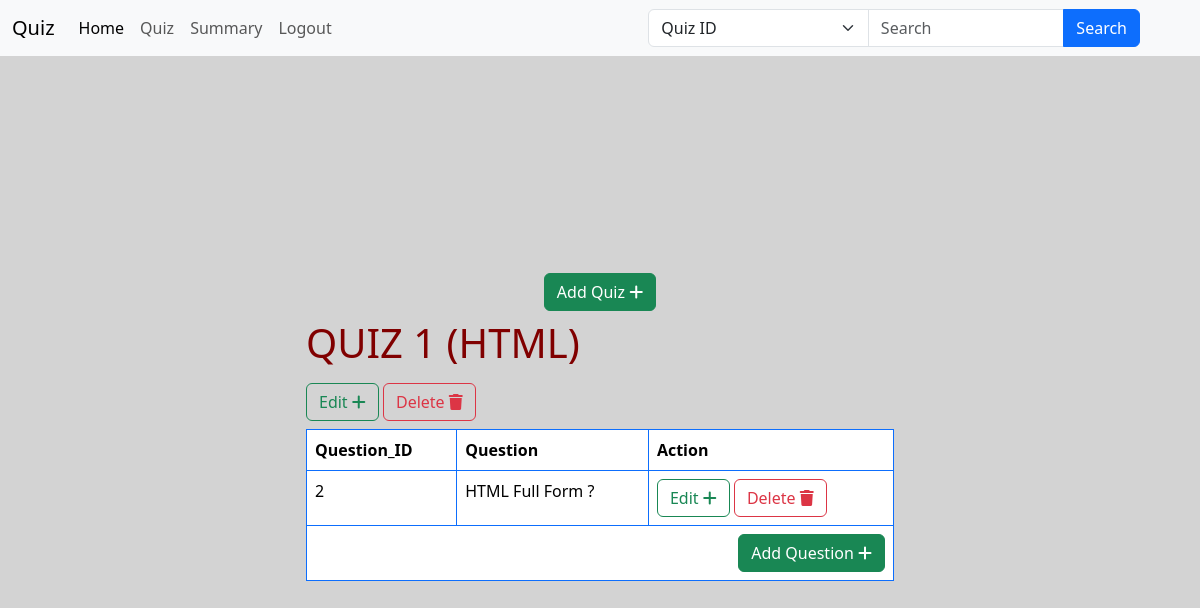
The page /quiz on the database as committed earlier.
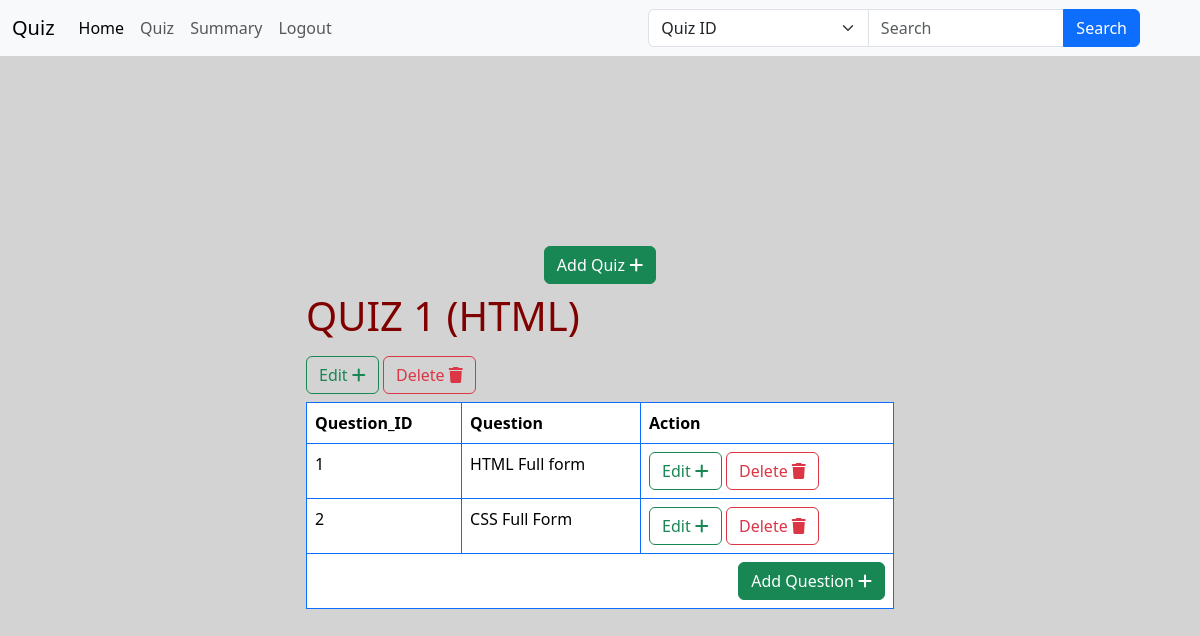
The same page on the database as committed later.
### Backend/models.py (models this page shows)
class Quiz(db.Model):
    id=db.Column(db.Integer,primary_key=True)
    ch_id=db.Column(db.Integer,db.ForeignKey('chapter.id'))
    remarks=db.Column(db.String,nullable=False)
    questions=db.relationship('Question',backref='quiz',lazy=True,cascade='all, delete-orphan')
    scores=db.relationship('Score',backref='quiz',lazy=True,cascade='all, delete-orphan')

class Chapter(db.Model):
    id=db.Column(db.Integer,primary_key=True)
    sub_id=db.Column(db.Integer,db.ForeignKey('subject.id'))
    name=db.Column(db.String,unique=True,nullable=False)
    description=db.Column(db.String,unique=True,nullable=False)
    quizes=db.relationship('Quiz',backref='chapter',lazy=True,cascade='all, delete-orphan')

class Question(db.Model):
    id=db.Column(db.Integer,primary_key=True)
    quiz_id=db.Column(db.Integer,db.ForeignKey('quiz.id'))
    question_statement=db.Column(db.String,nullable=False)
    option1=db.Column(db.String,nullable=False)
    option2=db.Column(db.String,nullable=False)
    option3=db.Column(db.String,nullable=False)
    option4=db.Column(db.String,nullable=False)
    correct_answer=db.Column(db.String,nullable=False)

### Backend/controllers.py (the view, shortened to what this page needs)
@app.route('/quiz')
def quize():
    chapters = Chapter.query.all()
    search_query = request.args.get('search_query', '').strip()
    search_type = request.args.get('search_type', 'quizid')
    quizes = Quiz.query.all()
    invalid_input = False
    if search_query and not quizes and not invalid_input:
        flash("No such data found", "warning")
    questions = Question.query.all()
    return render_template('Admin_add/quiz.html', quizes=quizes, questions=questions, chapters=chapters, search_query=search_query, search_type=search_type)

### templates/Admin_add/quiz.html (shortened to what this page needs)
{% extends 'layout.html' %}
{% block navbar %}
<nav class="navbar navbar-expand-lg bg-body-tertiary container-fluid for_nav">
    <div class="container-fluid">
        <a class="navbar-brand" href="#">Quiz</a>
        <div class="collapse navbar-collapse" id="navbarSupportedContent">
            <ul class="navbar-nav me-auto mb-2 mb-lg-0">
                <li class="nav-item">
                    <a class="nav-link active" aria-current="page" href="{{ url_for('admind') }}">Home</a>
                </li>
                <li class="nav-item">
                    <a class="nav-link" href="{{ url_for('quize') }}">Quiz</a>
                </li>
                <li class="nav-item">
                    <a class="nav-link" href="{{url_for('summary')}}">Summary</a>
                </li>
                <li class="nav-item">
                    <a class="nav-link" href="{{url_for('profile')}}">Logout</a>
                </li>
            </ul>
            <form method="GET" action="{{ url_for('quize') }}" class="d-flex">
              <div class="input-group">
                  <select class="form-select" name="search_type">
                      <option value="quizid" {% if search_type == 'quizid' %}selected{% endif %}>Quiz ID</option>
                  </select>
                  <input type="text" class="form-control" name="search_query" placeholder="Search" value="{{ search_query }}">
                  <button type="submit" class="btn btn-primary">Search</button>
              </div>
          </form>
        </div>
    </div>
</nav>
{% endblock %}
{% block content %}
<a href="{{ url_for('quizad') }}" class="btn btn-success">Add Quiz <i class="fa-solid fa-plus"></i></a>
        {% for quiz in quizes %}
            <table class="table table-bordered border-primary caption-top w-50" style="table-layout: auto;">
                <caption>
                    <a href="{{ url_for('quiz_show', id=quiz.id) }}">
                        <h1>QUIZ {{ quiz.id }} ({{ quiz.chapter.name }})</h1>
                    </a>
                    <a href="{{ url_for('quiz_edit', id=quiz.id) }}" class="btn btn-outline-success d-inline-block">Edit <i class="fa-solid fa-plus"></i></a>
                    <a href="{{ url_for('quiz_delete', id=quiz.id) }}" class="btn btn-outline-danger d-inline-block">Delete <i class="fa-solid fa-trash"></i></a>
                </caption>
                <thead>
                    <tr>
                        <th>Question_ID</th>
                        <th>Question </th>
                        <th class="w-auto">Action</th>
                    </tr>
                </thead>
                <tbody>
                    {% for question in quiz.questions %}
                        <tr>
                            <td>{{ question.id }}</td>
                            <td>{{ question.question_statement }}</td>
                            <td class="w-auto">
                                <a href="{{ url_for('quest_edit', id=question.id) }}" class="btn btn-outline-success d-inline-block">Edit <i class="fa-solid fa-plus"></i></a>
                                <a href="{{ url_for('quest_delete', id=question.id) }}" class="btn btn-outline-danger d-inline-block">Delete <i class="fa-solid fa-trash"></i></a>
                            </td>
                        </tr>
                    {% endfor %}
                </tbody>
                <tfoot>
                    <tr>
                        <td colspan="3" class="text-end">
                            <a href="{{ url_for('questad') }}" class="btn btn-success">Add Question <i class="fa-solid fa-plus"></i></a>
                        </td>
                    </tr>
                </tfoot>
            </table>
        {% endfor %}
{% endblock %}

Rows that differ between the two databases and show on the page:
changed Quiz "HTML": gains Question (id "1", question_statement "HTML Full form")
changed Question id 2: question_statement "HTML Full Form ?" → "CSS Full Form"
